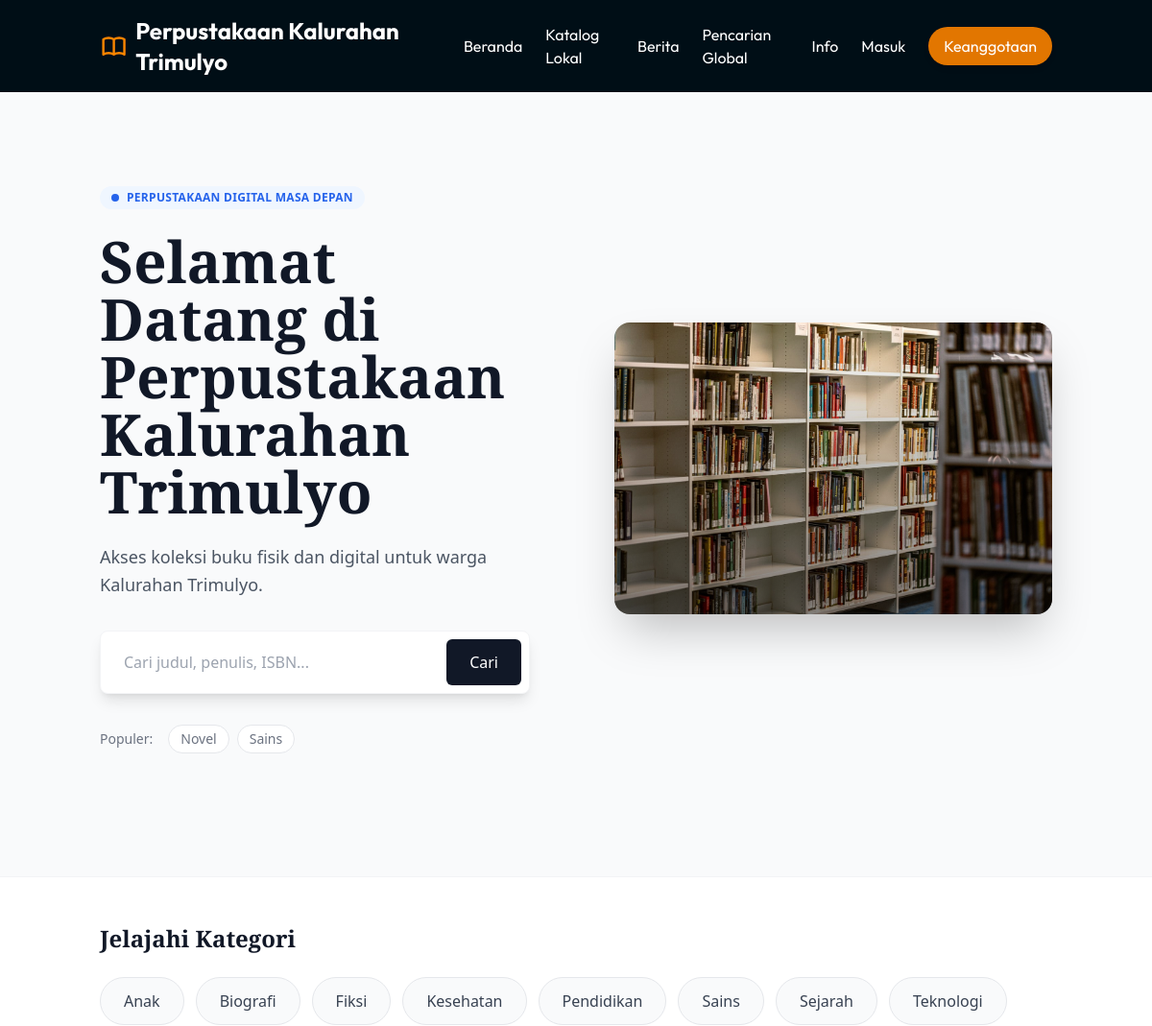
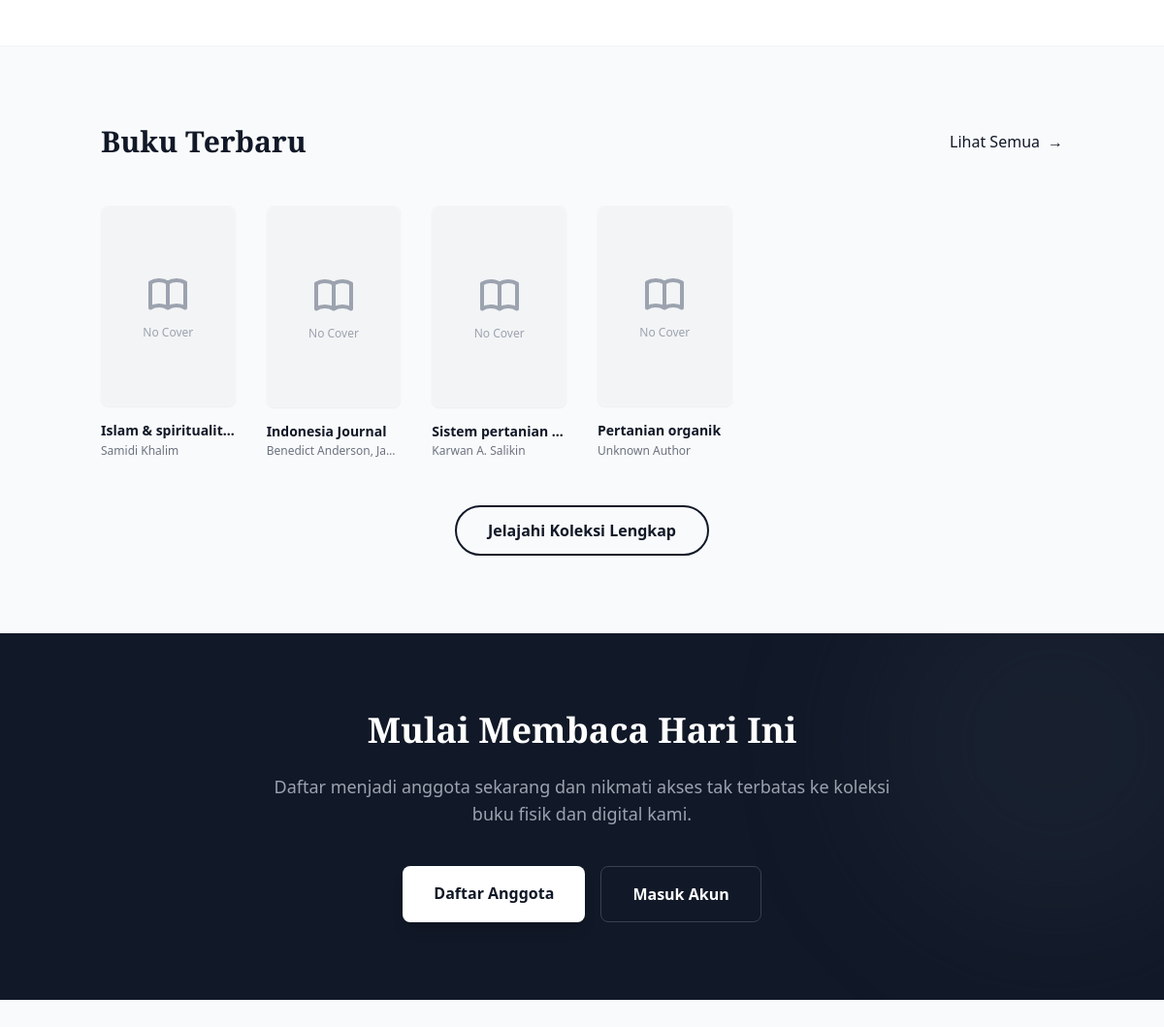
Screenshot of /index1.php with the database file from the repository (2 pictures, top to bottom).
### tables this page shows
CREATE TABLE `settings` (
  `id` int(11) NOT NULL AUTO_INCREMENT,
  `key_name` varchar(100) NOT NULL,
  `value` text DEFAULT NULL,
  `updated_at` timestamp NOT NULL DEFAULT current_timestamp() ON UPDATE current_timestamp(),
  PRIMARY KEY (`id`),
  UNIQUE KEY `key_name` (`key_name`)
);

CREATE TABLE `categories` (
  `id` int(11) NOT NULL AUTO_INCREMENT,
  `name` varchar(100) NOT NULL,
  `created_at` timestamp NOT NULL DEFAULT current_timestamp(),
  PRIMARY KEY (`id`)
);

CREATE TABLE `books` (
  `id` int(11) NOT NULL AUTO_INCREMENT,
  `title` varchar(255) NOT NULL,
  `author` varchar(255) NOT NULL,
  `translator` varchar(255) DEFAULT NULL,
  `publisher` varchar(255) DEFAULT NULL,
  `publish_location` varchar(255) DEFAULT NULL,
  `year` int(11) DEFAULT NULL,
  `isbn` varchar(64) DEFAULT NULL,
  `language` varchar(16) DEFAULT NULL,
  `pages` int(11) DEFAULT NULL,
  `dimensions` varchar(64) DEFAULT NULL,
  `cover_type` varchar(64) DEFAULT NULL,
  `ddc_code` varchar(64) DEFAULT NULL,
  `subjects` text DEFAULT NULL,
  `synopsis` text DEFAULT NULL,
  `cover_image` varchar(255) DEFAULT NULL,
  `file_path` varchar(255) DEFAULT NULL,
  `type` enum('physical','digital') DEFAULT 'physical',
  `stock` int(11) DEFAULT 0,
  `category_id` int(11) DEFAULT NULL,
  `created_at` timestamp NOT NULL DEFAULT current_timestamp(),
  PRIMARY KEY (`id`),
  KEY `fk_books_category` (`category_id`),
  CONSTRAINT `fk_books_category` FOREIGN KEY (`category_id`) REFERENCES `categories` (`id`) ON DELETE SET NULL
);

### includes/functions.php (called while the page is built, shortened)
<?php
function getSetting($pdo, $key, $default = '') {
    try {
        $stmt = $pdo->prepare("SELECT value FROM settings WHERE key_name = ?");
        $stmt->execute([$key]);
        $result = $stmt->fetchColumn();
        return $result !== false ? $result : $default;
    } catch (PDOException $e) {
        return $default;
    }
}
?>

### index1.php (the view, shortened to what this page needs)
<?php
require_once 'config/database.php';
require_once 'includes/functions.php';
require_once 'includes/header.php';
try {
    $stmt = $pdo->query("SELECT * FROM books ORDER BY created_at DESC LIMIT 12");
    $recentBooks = $stmt->fetchAll();
} catch (PDOException $e) {
    $recentBooks = [];
}
try {
    $stmt = $pdo->query("SELECT * FROM categories ORDER BY name LIMIT 12");
    $featuredCategories = $stmt->fetchAll();
} catch (PDOException $e) {
    $featuredCategories = [];
}
$hero_title = $pdo->query("SELECT value FROM settings WHERE key_name = 'hero_title'")->fetchColumn();
$hero_subtitle = $pdo->query("SELECT value FROM settings WHERE key_name = 'hero_subtitle'")->fetchColumn();
$hero_image = $pdo->query("SELECT value FROM settings WHERE key_name = 'hero_image'")->fetchColumn();
$hero_title = $hero_title ?: "Temukan Pengetahuan Tanpa Batas";
$hero_subtitle = $hero_subtitle ?: "Akses ribuan buku digital dan fisik dari perpustakaan kami. Belajar kapan saja, di mana saja.";
?>
<div class="bg-gray-50 min-h-screen font-sans">
    <section class="relative pt-12 pb-20 lg:pt-24 lg:pb-32 overflow-hidden">
        <div class="container mx-auto px-4">
            <div class="flex flex-col lg:flex-row items-center gap-12 lg:gap-20">
                <div class="w-full lg:w-1/2 z-10">
                    <div class="inline-flex items-center px-3 py-1 rounded-full bg-blue-50 text-blue-600 text-xs font-bold uppercase tracking-wide mb-6">
                        <span class="w-2 h-2 rounded-full bg-blue-600 mr-2"></span>
                        Perpustakaan Digital Masa Depan
                    </div>
                    <h1 class="text-4xl lg:text-6xl font-serif-display font-bold text-gray-900 leading-tight mb-6">
                        <?= htmlspecialchars($hero_title) ?>
                    </h1>
                    <p class="text-lg text-gray-600 mb-8 leading-relaxed max-w-lg">
                        <?= htmlspecialchars($hero_subtitle) ?>
                    </p>
                    <div class="bg-white p-2 rounded-lg shadow-lg border border-gray-100 max-w-md">
                        <form action="catalog.php" method="GET" class="flex">
                            <input type="text" name="q" placeholder="Cari judul, penulis, ISBN..."
                                class="flex-grow px-4 py-3 text-gray-700 focus:outline-none rounded-l-lg" required>
                            <button type="submit" class="bg-gray-900 hover:bg-gray-800 text-white px-6 py-3 rounded-md font-medium transition duration-200">
                                Cari
                            </button>
                        </form>
                    </div>
                    <div class="mt-8 flex items-center gap-4 text-sm text-gray-500">
                        <span>Populer:</span>
                        <div class="flex gap-2">
                            <a href="catalog.php?q=novel" class="px-3 py-1 bg-white border border-gray-200 rounded-full hover:bg-gray-50 transition">Novel</a>
                            <a href="catalog.php?q=sains" class="px-3 py-1 bg-white border border-gray-200 rounded-full hover:bg-gray-50 transition">Sains</a>
                        </div>
                    </div>
                </div>
                <div class="w-full lg:w-1/2 relative">
                    <?php if ($hero_image && file_exists("uploads/hero/$hero_image")): ?>
                         <div class="relative rounded-2xl overflow-hidden shadow-2xl">
                            <img src="uploads/hero/<?= htmlspecialchars($hero_image) ?>" alt="Hero Image" class="w-full h-auto object-cover transform hover:scale-105 transition duration-700">
                            <div class="absolute inset-0 bg-gradient-to-t from-black/50 to-transparent"></div>
                        </div>
                    <?php endif; ?>
                </div>
            </div>
        </div>
    </section>
    <section class="py-12 bg-white border-y border-gray-100">
        <div class="container mx-auto px-4">
            <h2 class="text-2xl font-serif-display font-bold text-gray-900 mb-6">Jelajahi Kategori</h2>
            <div class="flex flex-wrap gap-3">
                <?php foreach ($featuredCategories as $cat): ?>
                    <a href="catalog.php?category=<?= $cat['id'] ?>" class="group bg-gray-50 border border-gray-200 hover:border-gray-900 px-6 py-3 rounded-full transition duration-300 flex items-center">
                        <span class="text-gray-700 group-hover:text-gray-900 font-medium"><?= htmlspecialchars($cat['name']) ?></span>
                    </a>
                <?php endforeach; ?>
            </div>
        </div>
    </section>
    <section class="py-20 bg-gray-50">
        <div class="container mx-auto px-4">
            <div class="flex justify-between items-center mb-12">
                <h2 class="text-3xl font-serif-display font-bold text-gray-900">Buku Terbaru</h2>
                <a href="catalog.php" class="text-gray-900 font-medium hover:text-blue-600 transition flex items-center">
                    Lihat Semua <span class="ml-2">&rarr;</span>
                </a>
            </div>
            <div class="grid grid-cols-2 md:grid-cols-3 lg:grid-cols-6 gap-6 lg:gap-8">
                <?php foreach ($recentBooks as $book): ?>
                    <div class="book-card group cursor-pointer">
                        <div class="relative aspect-[2/3] bg-white rounded-lg overflow-hidden mb-4 shadow-sm group-hover:shadow-xl transition duration-300 border border-gray-100">
                            <?php if (!empty($book['cover']) && file_exists("uploads/covers/" . $book['cover'])): ?>
                                <img src="uploads/covers/<?= htmlspecialchars($book['cover']) ?>" alt="<?= htmlspecialchars($book['title']) ?>" class="w-full h-full object-cover">
                            <?php else: ?>
                                <div class="w-full h-full flex flex-col items-center justify-center bg-gray-100 text-gray-400 p-4 text-center">
                                    <span class="text-xs">No Cover</span>
                                </div>
                            <?php endif; ?>
                        </div>
                        <h3 class="font-bold text-gray-900 text-sm leading-tight mb-1 truncate group-hover:text-blue-600 transition" title="<?= htmlspecialchars($book['title']) ?>">
                            <?= htmlspecialchars($book['title']) ?>
                        </h3>
                        <p class="text-xs text-gray-500 truncate"><?= htmlspecialchars($book['author']) ?></p>
                    </div>
                <?php endforeach; ?>
            </div>
            <div class="text-center mt-12">
                <a href="catalog.php" class="inline-block border-2 border-gray-900 text-gray-900 px-8 py-3 rounded-full font-bold hover:bg-gray-900 hover:text-white transition duration-300">
                    Jelajahi Koleksi Lengkap
                </a>
            </div>
        </div>
    </section>
    <section class="py-20 bg-gray-900 text-white overflow-hidden relative">
        <div class="absolute top-0 right-0 -mr-20 -mt-20 w-96 h-96 rounded-full bg-gray-800 opacity-50 blur-3xl"></div>
        <div class="container mx-auto px-4 relative z-10 text-center">
            <h2 class="text-3xl md:text-4xl font-serif-display font-bold mb-6">Mulai Membaca Hari Ini</h2>
            <p class="text-gray-400 max-w-2xl mx-auto mb-10 text-lg">
                Daftar menjadi anggota sekarang dan nikmati akses tak terbatas ke koleksi buku fisik dan digital kami.
            </p>
            <div class="flex flex-col md:flex-row justify-center gap-4">
                <?php if (!isset($_SESSION['member_id'])): ?>
                    <a href="register.php" class="bg-white text-gray-900 px-8 py-4 rounded-lg font-bold hover:bg-gray-100 transition shadow-lg">
                        Daftar Anggota
                    </a>
                    <a href="login.php" class="px-8 py-4 rounded-lg font-bold border border-gray-700 hover:bg-gray-800 transition">
                        Masuk Akun
                    </a>
                <?php else: ?>
                    <a href="member/index.php" class="bg-white text-gray-900 px-8 py-4 rounded-lg font-bold hover:bg-gray-100 transition shadow-lg">
                        Ke Dashboard Saya
                    </a>
                <?php endif; ?>
            </div>
        </div>
    </section>
</div>
<?php require_once 'includes/footer.php'; ?>

### includes/header.php (shortened to what this page needs)
<?php
$site_name = function_exists('getSetting') && isset($pdo) ? getSetting($pdo, 'library_name', 'Perpustakaan Hybrid') : 'Perpustakaan Hybrid';
$logo_mode = function_exists('getSetting') && isset($pdo) ? getSetting($pdo, 'logo_display_mode', 'logo_text') : 'logo_text';
?>
<!DOCTYPE html>
<html lang="id">
<head>
    <script src="https://cdn.tailwindcss.com"></script>
</head>
<body class="bg-frosted_mint-100 text-gray-800 flex flex-col min-h-screen pb-16 md:pb-0">
    <nav class="bg-mauve-900 text-white shadow-lg">
        <div class="container mx-auto px-4">
            <div class="flex justify-between items-center py-4">
                <a href="<?= BASE_URL ?>index.php" class="text-2xl font-bold flex items-center space-x-2">
                    <?php if ($logo_mode !== 'logo_only'): ?>
                        <span><?= htmlspecialchars($site_name) ?></span>
                    <?php endif; ?>
                </a>
                <div class="hidden md:flex space-x-6 items-center">
                    <a href="<?= BASE_URL ?>index.php" class="hover:text-lemon_chiffon-400 transition">Beranda</a>
                    <a href="<?= BASE_URL ?>catalog.php" class="hover:text-lemon_chiffon-400 transition">Katalog Lokal</a>
                    <a href="<?= BASE_URL ?>news.php" class="hover:text-lemon_chiffon-400 transition">Berita</a>
                    <a href="<?= BASE_URL ?>search_global.php" class="hover:text-lemon_chiffon-400 transition">Pencarian Global</a>
                    <a href="<?= BASE_URL ?>info.php" class="hover:text-lemon_chiffon-400 transition">Info</a>
                    <?php if (isset($_SESSION['member_id'])): ?>
                        <a href="<?= BASE_URL ?>member/index.php" class="hover:text-lemon_chiffon-400 transition font-bold">Dashboard</a>
                        <a href="<?= BASE_URL ?>logout.php" class="bg-red-500 hover:bg-red-600 text-white px-4 py-2 rounded-full transition shadow-md">Keluar</a>
                    <?php else: ?>
                        <a href="<?= BASE_URL ?>login.php" class="hover:text-lemon_chiffon-400 transition">Masuk</a>
                        <a href="<?= BASE_URL ?>register.php" class="bg-baby_pink-600 hover:bg-baby_pink-700 text-white px-4 py-2 rounded-full transition shadow-md">Keanggotaan</a>
                    <?php endif; ?>
                </div>
            </div>
        </div>
    </nav>
    <main class="flex-grow">

### includes/header.php (style rules this page uses)
body { font-family: 'Outfit', sans-serif; }

### index1.php (style rules this page uses)
.font-serif-display { font-family: 'Playfair Display', serif; }
.book-card { transition: all 0.3s ease; }

### rows the page displays
settings: value "Perpustakaan Kalurahan Trimulyo"
settings: value "Selamat Datang di Perpustakaan Kalurahan Trimulyo"
settings: value "Akses koleksi buku fisik dan digital untuk warga Kalurahan Trimulyo."
settings: value (picture)
categories: name "Anak"
categories: name "Biografi"
categories: name "Fiksi"
categories: name "Kesehatan"
categories: name "Pendidikan"
categories: name "Sains"
categories: name "Sejarah"
categories: name "Teknologi"
books: title "Islam & spiritualit…", author "Samidi Khalim"
books: title "Indonesia Journal", author "Benedict Anderson, Ja…"
books: title "Sistem pertanian…", author "Karwan A. Salikin"
books: title "Pertanian organik", author "Unknown Author"
